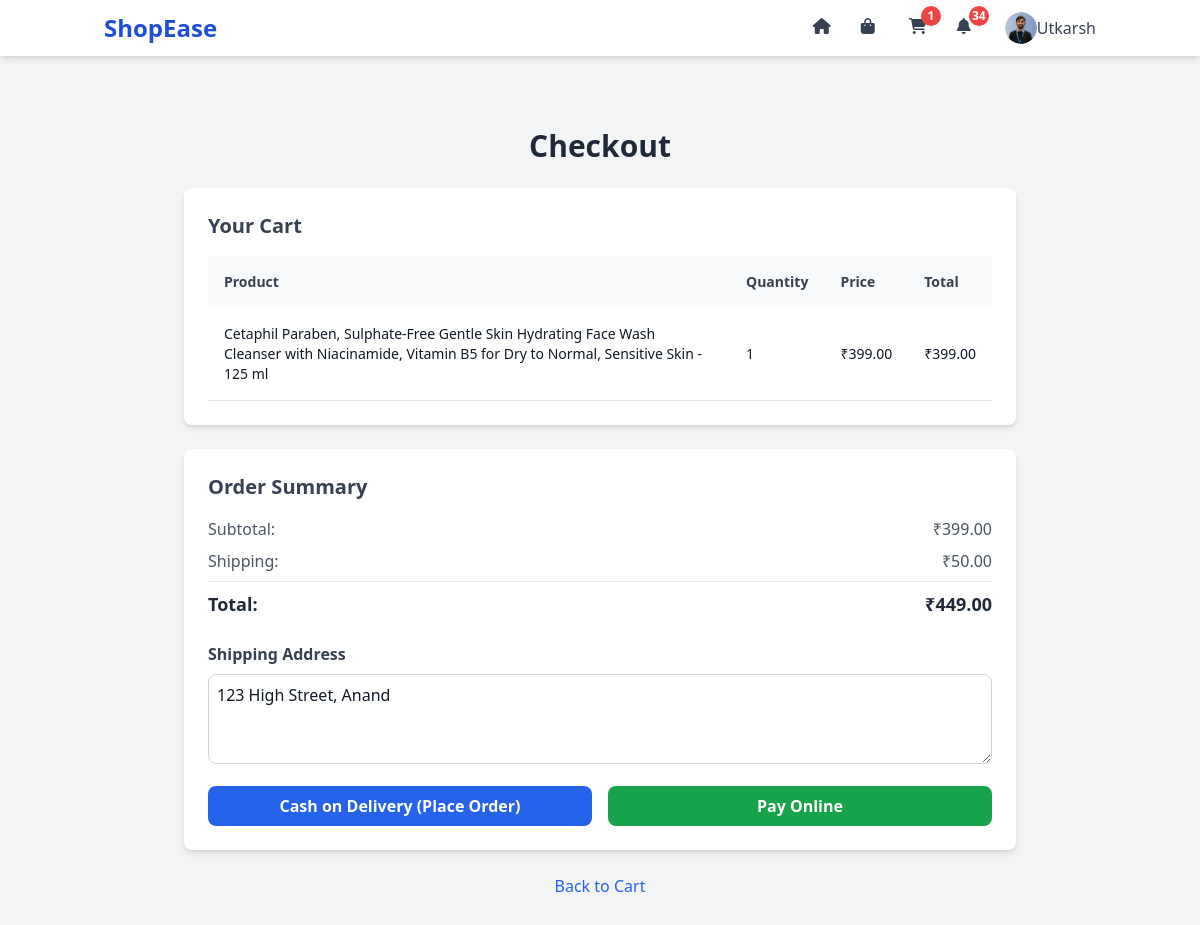
/checkout/ (signed in), run on the app's committed database.
### core/models.py (models this page shows, shortened)
class User(AbstractUser):
    ROLE_CHOICES = (
        ('admin', 'Admin'),
        ('seller', 'Seller'),
        ('buyer', 'Buyer'),
    )
    role = models.CharField(max_length=10, choices=ROLE_CHOICES, default='buyer')
    address = models.TextField(blank=True, null=True)
    profile_picture = models.ImageField(upload_to='profiles/', blank=True, null=True)
    full_name = models.CharField(max_length=255, blank=True, null=True)
    phone_number = models.CharField(max_length=15, blank=True, null=True)
    alternate_email = models.EmailField(blank=True, null=True)
    email = models.EmailField(unique=True, blank=False, null=False)

class CartItem(models.Model):
    cart = models.ForeignKey(Cart, on_delete=models.CASCADE, related_name='items')
    product = models.ForeignKey(Product, on_delete=models.CASCADE)
    quantity = models.PositiveIntegerField(default=1)

class Product(models.Model):
    seller = models.ForeignKey(
        settings.AUTH_USER_MODEL,
        on_delete=models.CASCADE,
        limit_choices_to={'role': 'seller'}  # Restrict to sellers only
    )
    name = models.CharField(max_length=200)
    description = models.TextField(blank=True)  # Made blank=True as in first version
    price = models.DecimalField(max_digits=10, decimal_places=2)
    stock = models.PositiveIntegerField(default=0)  # Default to 0 as in first version
    category = models.ForeignKey(Category, on_delete=models.SET_NULL, null=True)  # SET_NULL from first version
    image = models.ImageField(upload_to='products/', blank=True, null=True)
    created_at = models.DateTimeField(auto_now_add=True)  # Added from first version
    is_featured = models.BooleanField(default=False)

### core/views.py (the view, shortened to what this page needs)
# urls.py: path('checkout/', views.checkout, name='checkout'),
@login_required
def checkout(request):
    if request.user.role != 'buyer':
        messages.error(request, 'Only buyers can checkout.')
        return redirect('home')
    cart = Cart.objects.get(user=request.user)
    cart_items = cart.items.all()
    if not cart_items:
        messages.error(request, 'Your cart is empty.')
        return redirect('view_cart')
    for item in cart_items:
        if item.quantity > item.product.stock:
            messages.error(request, f'Sorry, only {item.product.stock} of {item.product.name} left in stock.')
            return redirect('view_cart')
    cart_items_with_totals = [
        {'item': item, 'total': item.quantity * item.product.price}
        for item in cart_items
    ]
    subtotal = sum(item['total'] for item in cart_items_with_totals)
    shipping = 50 if subtotal > 0 else 0
    total = subtotal + shipping
    context = {
        'cart_items': cart_items_with_totals,
        'subtotal': subtotal,
        'shipping': shipping,
        'total': total,
        'default_shipping_address': request.user.address if request.user.address else '',
        'razorpay_key_id': "rzp_test_zx257Ke0lk0J02",  # Pass the key_id to the template
    }
    return render(request, 'checkout.html', context)

### core/context_processors.py (called while the page is built)
def unread_notifications(request):
    if request.user.is_authenticated:
        return {
            'unread_notifications': Notification.objects.filter(user=request.user, is_read=False).count()
        }
    return {'unread_notifications': 0}

### templates/checkout.html (shortened to what this page needs)
{% extends 'base.html' %}
{% load static %}
{% block content %}
    <div class="py-12 max-w-4xl mx-auto px-4 sm:px-6 lg:px-8">
        <h1 class="text-3xl font-bold text-gray-800 mb-6 text-center">Checkout</h1>
        <div class="bg-white rounded-lg shadow-md p-6 mb-6">
            <h2 class="text-xl font-semibold text-gray-700 mb-4">Your Cart</h2>
            <div class="overflow-x-auto">
                <table class="w-full text-left text-sm">
                    <thead class="bg-gray-50">
                        <tr>
                            <th class="p-4 font-semibold text-gray-700">Product</th>
                            <th class="p-4 font-semibold text-gray-700">Quantity</th>
                            <th class="p-4 font-semibold text-gray-700">Price</th>
                            <th class="p-4 font-semibold text-gray-700">Total</th>
                        </tr>
                    </thead>
                    <tbody>
                        {% for entry in cart_items %}
                            <tr class="border-b hover:bg-gray-50 transition-colors">
                                <td class="p-4">{{ entry.item.product.name }}</td>
                                <td class="p-4">{{ entry.item.quantity }}</td>
                                <td class="p-4">₹{{ entry.item.product.price|floatformat:2 }}</td>
                                <td class="p-4">₹{{ entry.total|floatformat:2 }}</td>
                            </tr>
                        {% endfor %}
                    </tbody>
                </table>
            </div>
        </div>
        <div class="bg-white rounded-lg shadow-md p-6">
            <h2 class="text-xl font-semibold text-gray-700 mb-4">Order Summary</h2>
            <div class="space-y-2 mb-6">
                <p class="flex justify-between text-gray-600"><span>Subtotal:</span> <span>₹{{ subtotal|floatformat:2 }}</span></p>
                <p class="flex justify-between text-gray-600"><span>Shipping:</span> <span>₹{{ shipping|floatformat:2 }}</span></p>
                <p class="flex justify-between text-lg font-bold text-gray-800 border-t pt-2"><span>Total:</span> <span>₹{{ total|floatformat:2 }}</span></p>
            </div>
            <form method="post" id="checkout-form" class="space-y-4">
                <div>
                    <label for="shipping_address" class="block text-gray-700 font-semibold mb-2">Shipping Address</label>
                    <textarea id="shipping_address" name="shipping_address" rows="3" class="w-full p-2 border rounded-lg focus:outline-none focus:ring-2 focus:ring-blue-500" placeholder="Enter your shipping address" required>{{ request.POST.shipping_address|default:default_shipping_address }}</textarea>
                </div>
                <div class="flex space-x-4">
                    <button type="submit" name="payment_method" value="Cash on Delivery" class="w-full bg-blue-600 text-white py-2 rounded-lg hover:bg-blue-700 transition font-semibold">Cash on Delivery (Place Order)</button>
                    <button type="button" id="pay-online-btn" class="w-full bg-green-600 text-white py-2 rounded-lg hover:bg-green-700 transition font-semibold">Pay Online</button>
                </div>
            </form>
        </div>
        <div class="mt-6 text-center">
            <a href="{% url 'view_cart' %}" class="text-blue-600 hover:underline">Back to Cart</a>
        </div>
    </div>
{% endblock %}

### templates/base.html (shortened to what this page needs)
{% load static %}
<!DOCTYPE html>
<html lang="en">
<head>
    <script src="https://cdn.tailwindcss.com"></script>
    <link rel="stylesheet" href="{% static 'css/style.css' %}">
</head>
<body class="font-sans bg-gray-100 text-gray-900">
    <nav class="bg-white shadow-md fixed top-0 left-0 w-full z-50">
        <div class="container mx-auto px-4 py-3 flex items-center justify-between">
            <a href="{% url 'home' %}" class="text-2xl font-bold text-blue-700">ShopEase</a>
            <div class="hidden md:flex items-center space-x-6">
                <a href="{% url 'home' %}" class="text-gray-700 hover:text-blue-700" title="Home">
                    <i class="fas fa-home w-6 h-6"></i>
                </a>
                <a href="{% url 'product_list' %}" class="text-gray-700 hover:text-blue-700" title="Products">
                    <i class="fas fa-shopping-bag w-6 h-6"></i>
                </a>
                {% if user.is_authenticated %}
                    {% if user.role == 'buyer' %}
                        <a href="{% url 'view_cart' %}" class="relative text-gray-700 hover:text-blue-700" title="Cart">
                            <i class="fas fa-shopping-cart w-6 h-6"></i>
                            {% with cart_items_count=user.cart.items.count %}
                                {% if cart_items_count > 0 %}
                                    <span class="absolute -top-2 -right-2 bg-red-500 text-white text-xs font-bold rounded-full h-5 w-5 flex items-center justify-center">{{ cart_items_count }}</span>
                                {% endif %}
                            {% endwith %}
                        </a>
                        <a href="{% url 'notifications' %}" class="relative text-gray-700 hover:text-blue-700" title="Notifications">
                            <i class="fas fa-bell w-6 h-6"></i>
                            {% if unread_notifications > 0 %}
                                <span class="absolute -top-2 -right-2 bg-red-500 text-white text-xs font-bold rounded-full h-5 w-5 flex items-center justify-center">{{ unread_notifications }}</span>
                            {% endif %}
                        </a>
                        <div class="relative flex items-center space-x-2">
                            <button id="dropdown-toggle" class="flex items-center text-gray-700 hover:text-blue-700 focus:outline-none">
                                {% if user.profile_picture %}
                                    <img src="{{ user.profile_picture.url }}" alt="Profile" class="w-8 h-8 rounded-full object-cover">
                                {% else %}
                                    <i class="fas fa-user w-6 h-6"></i>
                                {% endif %}
                                <span class="text-gray-700 font-medium">{{ user.username }}</span>
                            </button>
                        </div>
                    {% endif %}
                {% endif %}
            </div>
        </div>
    </nav>
    <div class="container mx-auto mt-20 px-4">
        {% block content %}{% endblock %}
    </div>
</body>
</html>

### static/css/style.css (style rules this page uses)
body { font-family: 'Arial', sans-serif; background-color: #f4f4f9; color: #333; }
.container { max-width: 1200px; }
h1, h2 { color: #1e40af; }
button { transition: background-color 0.3s ease; }
label { display: block; margin-bottom: 5px; color: #4b5563; font-weight: 500; }
nav { transition: all 0.3s ease; }
input[type="text"], input[type="password"], input[type="email"], input[type="number"], select, textarea { width: 100%; padding: 0.75rem; border: 1px solid #d1d5db; border-radius: 0.5rem; background-color: #ffffff; color: #1f2937; font-size: 1rem; box-sizing: border-box; }
.fas, .far { width: 1.5rem; height: 1.5rem; }

### data on the page
User: profile_picture (picture), username "Utkarsh", shipping_address "123 High Street, Anand"
CartItem: item.product.name "Cetaphil Paraben, Sulphate-Free Gentle Skin Hydrating Face Wash Cleanser with Niacinamide, Vitamin B5 for Dry to Normal, Sensitive Skin - 125 ml", item.quantity "1", item.product.price "399.00", total "399.00"

### other printed values
{{ cart_items_count }} "1"
{{ unread_notifications }} "34"
{{ subtotal|floatformat:2 }} "399.00"
{{ shipping|floatformat:2 }} "50.00"
{{ total|floatformat:2 }} "449.00"
